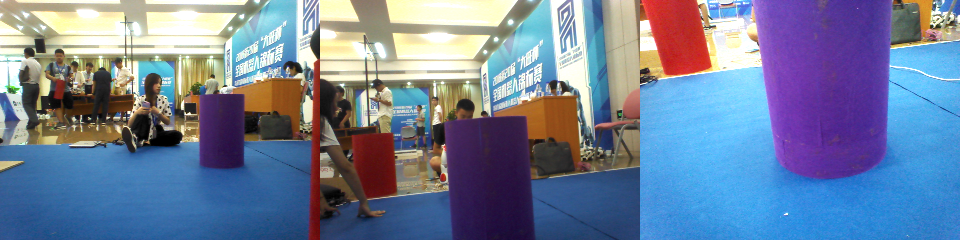
//> input picture worktree2018/combine/finalimage.png, 960 x 240 px
$ ./main   (built with g++ and OpenCV 4)
//> lines starting //> are read from the running program, lines starting //| are printed output that depends on the picture; after the words box and inside, x2 and y2 are one past the last pixel; in counts of white or black regions, pixels touching at a corner belong together
#include "opencv2/opencv.hpp"
using namespace cv;
using namespace cv::ml;
using namespace std;

#define filename "svmPurple_bi.xml"

Mat img, image, orig;
Mat targetData, backData;
bool flag = true;
string wdname = "image";

void on_mouse(int event, int x, int y, int flags, void* ustc);
void getTrainData(Mat &train_data, Mat &train_label);
Mat svm();
void svmFind(Mat bimage);


int main(int argc, char** argv)
{
	string path = "/home/liyang/worktree2018/combine/finalimage.png";
	orig = imread(path);
//> orig is the input picture: 240 rows x 960 cols, CV_8UC3; mean B, G, R 155.2, 128, 112.6
	cvtColor(orig, img, COLOR_BGR2Lab);//
//> img: 240 rows x 960 cols, CV_8UC3; mean of channels 0, 1, 2 136.8, 133.7, 113.2
	//imshow("Lab", img);
	resize(img, img, Size(800, 400));
//> img: 400 rows x 800 cols, CV_8UC3; mean of channels 0, 1, 2 136.7, 133.6, 113.1
	resize(orig, orig, Size(800, 400));
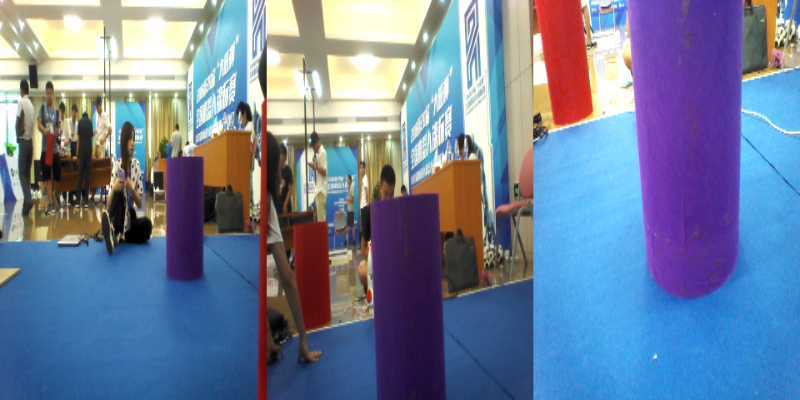
//> orig: 400 rows x 800 cols, CV_8UC3; mean B, G, R 155.1, 127.9, 112.5
	img.copyTo(image);
	if (img.empty())
	{
		cout << "Image load error";
		return 0;
	}
	namedWindow(wdname);
	setMouseCallback(wdname, on_mouse, 0);

	for (;;)
	{
		imshow("image", orig);

		int c = waitKey(0);
//> the left mouse button is pressed and released at (200, 100)
//> in on_mouse, `Vec3b point = img.at<Vec3b>(y, x);`: point = [169, 115, 111]
//> in on_mouse, `circle(orig, pt, 2, Scalar(0, 255, 255), -1, 8);`: orig: 400 rows x 800 cols, CV_8UC3; 13 pixels changed, all inside (x1, y1, x2, y2) = (198, 98, 203, 103)
//> the left mouse button is pressed and released at (600, 100)
//> in on_mouse (call 3), `circle(orig, pt, 2, Scalar(0, 255, 255), -1, 8);`: orig: 400 rows x 800 cols, CV_8UC3; mean B, G, R 155, 127.9, 112.5
//> the left mouse button is pressed and released at (600, 300)
//> in on_mouse (call 5), `circle(orig, pt, 2, Scalar(0, 255, 255), -1, 8);`: orig: 400 rows x 800 cols, CV_8UC3; mean B, G, R 155, 127.9, 112.5
//> the left mouse button is pressed and released at (200, 300)
//> in on_mouse (call 7), `circle(orig, pt, 2, Scalar(0, 255, 255), -1, 8);`: orig: 400 rows x 800 cols, CV_8UC3; mean B, G, R 155, 127.9, 112.5
//> the 'q' key is pressed
		if ((c & 255) == 27)
		{
			cout << "Exiting ...\n";
			break;
		}
		if ((char)c == 'c')
		{
			flag = false;
		}
		if ((char)c == 'q')
		{
			destroyAllWindows();
			break;
		}
	}
	Mat result1 = svm();
//| target:4
	svmFind(result1);
	return 0;
}


void on_mouse(int event, int x, int y, int flags, void* ustc)
{
	if (event == CV_EVENT_LBUTTONDOWN)
	{
		Point pt = Point(x, y);
		Vec3b point = img.at<Vec3b>(y, x);
		Mat tmp = (Mat_<float>(1, 3) << point[0], point[1], point[2]);
		if (flag)
		{
			targetData.push_back(tmp);
			circle(orig, pt, 2, Scalar(0, 255, 255), -1, 8);//

		}

		else
		{
			backData.push_back(tmp);
			circle(orig, pt, 2, Scalar(255, 0, 0), -1, 8);//

		}
		imshow(wdname, orig);//
	}
}

void getTrainData(Mat &train_data, Mat &train_label)
{
	int m = targetData.rows;
	int n = backData.rows;
	cout << "target:" << m << endl;
	cout << "back:" << n << endl;
//> (the run ends here: the program stops with an error, at `vconcat(targetData, backData, train_data);`)
